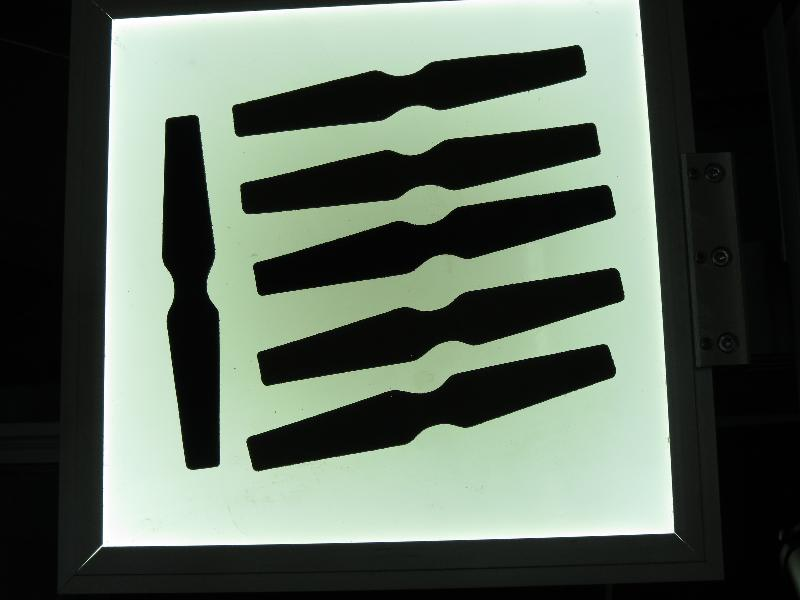
#> input picture pca_test1.jpg, 800 x 600 px, given in place of the camera
$ python detectionHSV.py
#> lines starting #> are read from the running program, lines starting #| are printed output that depends on the picture; after the words box and inside, x2 and y2 are one past the last pixel; in counts of white or black regions, pixels touching at a corner belong together
import cv2 as cv
import numpy as np

def tb_cb(x):
    pass

cap = cv.VideoCapture(0)
cap.set(cv.CAP_PROP_FRAME_HEIGHT, 256)
cap.set(cv.CAP_PROP_FRAME_WIDTH, 256)

cv.namedWindow('Tracking')
cv.createTrackbar('LH', 'Tracking', 0, 255, tb_cb)
#> slider 'LH' is set to 51
cv.createTrackbar('LS', 'Tracking', 0, 255, tb_cb)
#> slider 'LS' is set to 51
cv.createTrackbar('LV', 'Tracking', 0, 255, tb_cb)
#> slider 'LV' is set to 51

cv.createTrackbar('UH', 'Tracking', 255, 255, tb_cb)
cv.createTrackbar('US', 'Tracking', 255, 255, tb_cb)
cv.createTrackbar('UV', 'Tracking', 255, 255, tb_cb)

while True:
    # frame = cv.imread('smarties.png')
    _, frame = cap.read()
#> frame is the input picture: shape (600, 800, 3); mean B, G, R 89.1, 100.8, 89.3

    hsv = cv.cvtColor(frame, cv.COLOR_BGR2HSV)
#> hsv: shape (600, 800, 3); mean H, S, V 49.6, 41.6, 100.9

    l_h = cv.getTrackbarPos('LH', 'Tracking')
    l_s = cv.getTrackbarPos('LS', 'Tracking')
    l_v = cv.getTrackbarPos('LV', 'Tracking')

    u_h = cv.getTrackbarPos('UH', 'Tracking')
    u_s = cv.getTrackbarPos('US', 'Tracking')
    u_v = cv.getTrackbarPos('UV', 'Tracking')

    # upper and lower HSV boundries
    l_b = np.array([l_h, l_s, l_v])
    u_b = np.array([u_h, u_s, u_v])


    mask = cv.inRange(hsv, l_b, u_b)
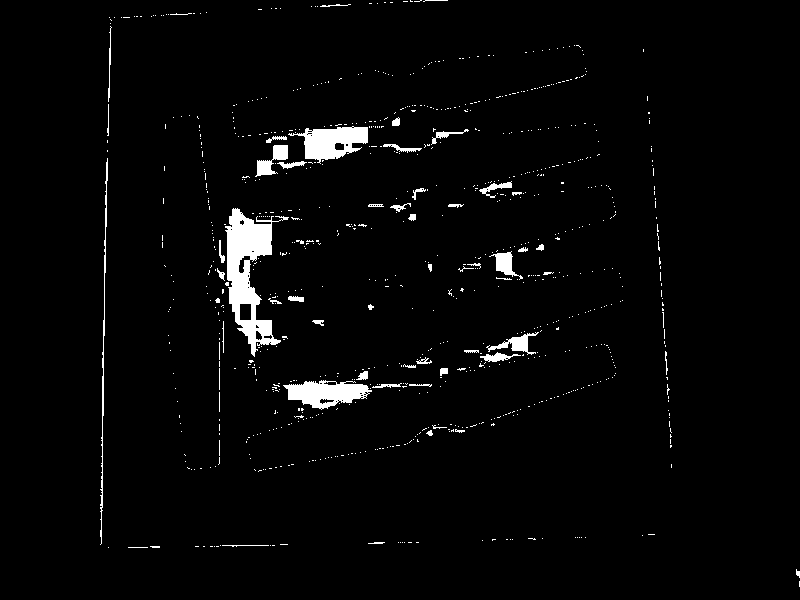
#> mask: shape (600, 800); 2.7% white; 874 white regions (817 under 20 px), largest, box (x1, y1, x2, y2) and area: (225, 208, 289, 357) 3780, (288, 126, 368, 164) 1646, (283, 380, 372, 410) 1556
    res = cv.bitwise_and(frame, frame, mask=mask)
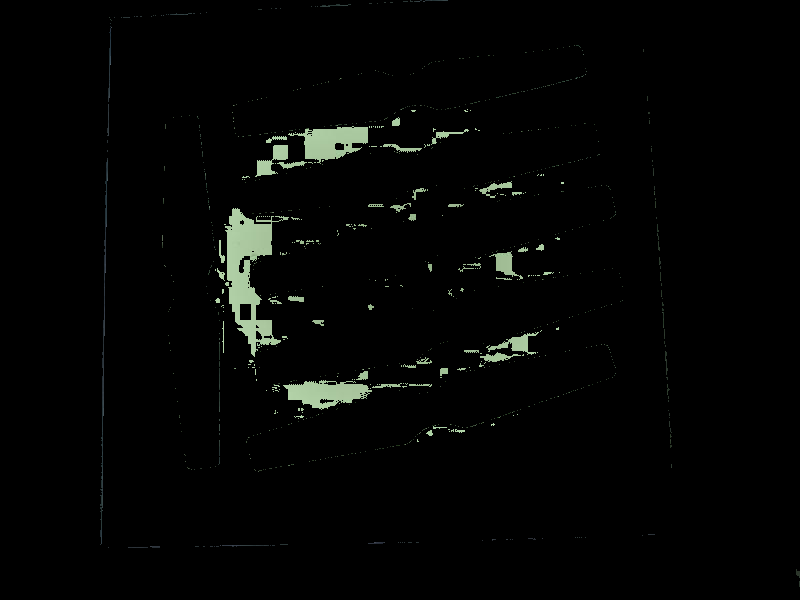
#> res: shape (600, 800, 3); mean B, G, R 3.8, 4.8, 4

    cv.imshow('frame', frame)
    cv.imshow('mask', mask)
    cv.imshow('res', res)

    k = cv.waitKey(1) & 0xFF
#> (key Esc is pressed here)
    if k == 27:
        break

cap.release()
cv.destroyAllWindows()
